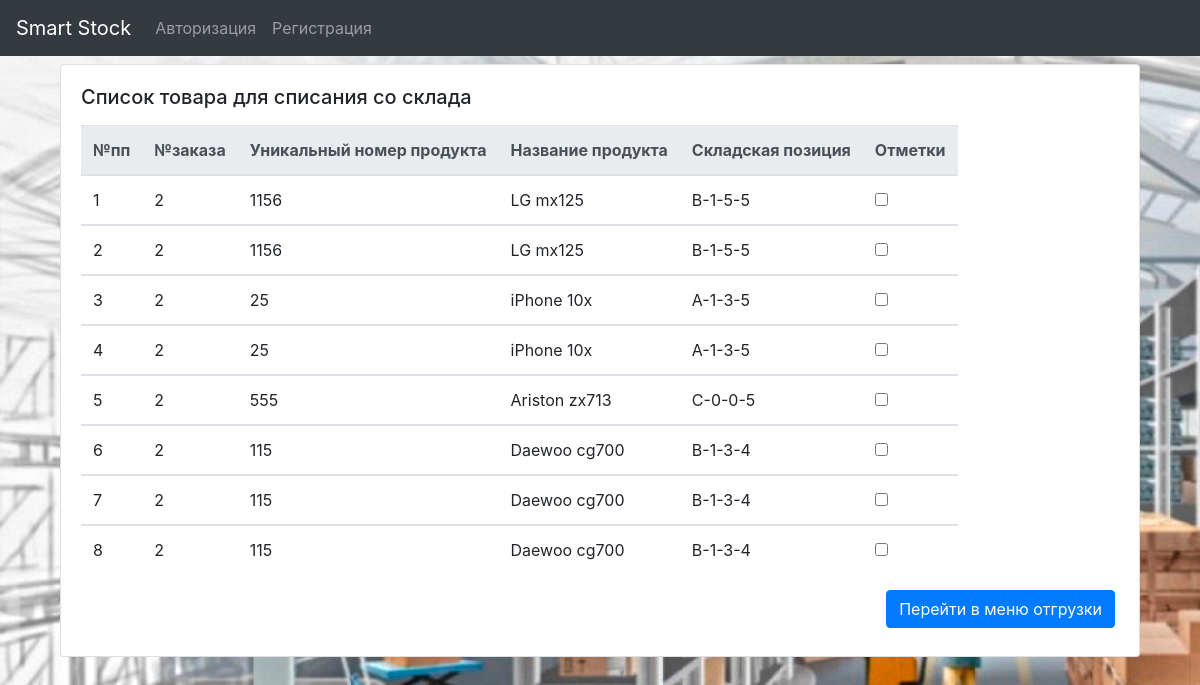
The app's page /sendingProductsProcedure.php?send_id=2 with its own data.
### tables this page shows
CREATE TABLE `send_nom` (
  `id` int(11) NOT NULL COMMENT 'Номер по порядку',
  `id_send_doc` int(11) NOT NULL COMMENT 'ID документа отправки',
  `product_id` varchar(11) NOT NULL COMMENT 'Уникальный номер продукта',
  `products` varchar(255) NOT NULL COMMENT 'Название продукта',
  `size` varchar(255) NOT NULL COMMENT 'Размер',
  `count` int(11) NOT NULL COMMENT 'Количество'
);

CREATE TABLE `stock` (
  `newid` int(10) UNSIGNED NOT NULL,
  `state` varchar(20) NOT NULL,
  `order_id` varchar(10) NOT NULL,
  `prod_id` varchar(10) NOT NULL,
  `name` varchar(255) NOT NULL,
  `size` varchar(1) NOT NULL,
  `rack` varchar(10) NOT NULL,
  `shelf` varchar(10) NOT NULL,
  `tray` varchar(10) NOT NULL,
  `date` varchar(20) NOT NULL
);

### modules/sendingOrderList.php (the view, shortened to what this page needs)
<?php
include $_SERVER['DOCUMENT_ROOT'] . '/configs/db.php';
	$sql = "SELECT * FROM send_nom WHERE id_send_doc=" . $_GET['send_id'];
	$result = $connect->query($sql);
	$i = 1;
		while ($products = mysqli_fetch_assoc($result)) {
			while($products['count']){
				$sql_1 = "SELECT * FROM stock WHERE size='" . $products['size'] . "'  AND prod_id = '" . $products['product_id'] . "' AND state='done' LIMIT 1";
				$findResult = $connect->query($sql_1);
				$colFindResult = mysqli_num_rows($findResult);
				if($colFindResult!=0){
				$rowOnStock = mysqli_fetch_assoc($findResult);
				$rack = $rowOnStock['rack'];
				$shelf = $rowOnStock['shelf'];
				$tray = $rowOnStock['tray'];
				$productAddress = $products['size'] . "-" . $rack . "-" . $shelf . "-" . $tray;
				echo "<tbody>";
				    echo "<tr id='row' data-row-number=" . $i . ">";
				    	echo "<td data-row-number='" . $i . "'>" . $i . "</td>";
						echo "<td data-orderId='" . $_GET['send_id'] . "'>" . $_GET['send_id'] . "</td>";
						echo "<td data-productId>" . $products['product_id'] . "</td>";
					    echo "<td>" . $products['products'] . "</td>";
					    echo "<td>" . $productAddress . "</td>";
					    echo "<td data-stock-position'" . $i . "'><input type='checkbox' onclick='delProductFromStock(this)'></td>";
					echo "</tr>";
				echo "</tbody>";
				$i++;
				$products['count']--;
				}else{
					echo "<h2>Товара на полках не найдено</h2>";
					die();
				}
			}
		}
?>

### assets/css/my.css (style rules this page uses)
body { background-image: url(../img/455bd824f6049c327f1fc038ec66642a-1240x620.jpg); width: 100%; height: 100%; }

### records on screen
send_nom: product "1156", products "LG mx125", size.tray "B-1-5-5"
send_nom: product "25", products "iPhone 10x", size.tray "A-1-3-5"
send_nom: product "555", products "Ariston zx713", size.tray "C-0-0-5"
send_nom: product "115", products "Daewoo cg700", size.tray "B-1-3-4"
send_nom: product "115", products "Daewoo cg700", size.tray "B-1-3-4"
send_nom: product "115", products "Daewoo cg700", size.tray "B-1-3-4"
